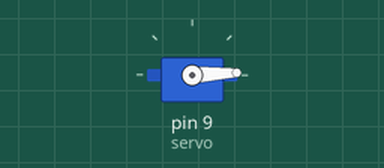
Recording of a sketch running on a simulated Arduino Uno, built with avr-gcc and run on an emulated ATmega328P. Parts: servo.

Above: at 1.05 s.
At 3.8 s:
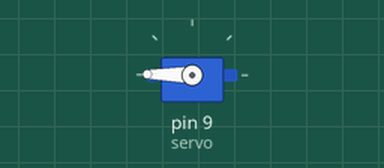
At 6.6 s:
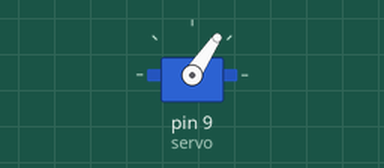
At 12.2 s:
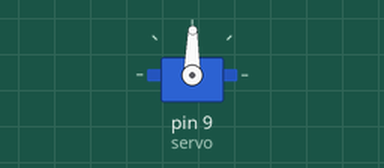
Timing chart, 0 to 15.6 s (numbered marks = the images above):
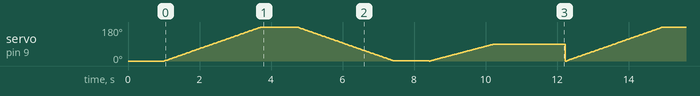

The sketch:

servo_1to180.ino
```cpp
#include <Servo.h>

Servo	servo;

void	setup()
{
  servo.attach(9);
  servo.write(0);
  delay(1000);
}

void	loop()
{
	for (int i = 0; i < 180; i++)
	{
		servo.write(i);
		delay(15);
	}
	delay(1000);
	for (int i = 180; i > 0; i--)
	{
		servo.write(i);
		delay(15);
	}
	delay(1000);
	for (int i = 0; i < 90; i++)
	{
		servo.write(i);
		delay(20);
	}
  delay(2000);
}

// 180*15 = 2700ms = 2.7s
// nice, thx copilot
// 90*20 = 1800ms = 1.8s
```
